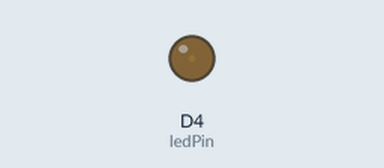
This sketch was run on a simulated ESP8266 (NodeMCU). Shown: output pins drawn as LEDs (lit = HIGH).

Above: at 0.05 s.
At 2.75 s:
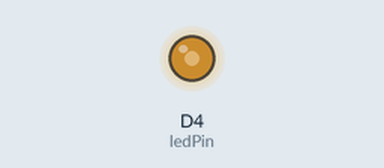
At 4.5 s:
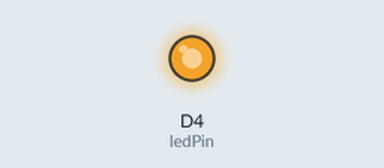
At 9.0 s:
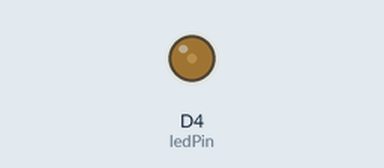
Timing chart, 0 to 13.0 s (numbered marks = the images above):
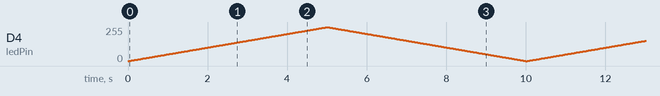

The sketch:

pwm.ino
```cpp
// Equivalences entre la notation des pins du ESP2866 Nodemcu
//
//  référence: pinout description
// https://github.com/anumby-source/RobotServiceJeunesse2024/tree/main/ESP8266%20Mini%2CNodeMCU#pins-esp8266-nodemcu-v3
//
//   les broches D1 .. D8 .. D12 correspondent aux GPIO<n> qui peuvent être configurées au choix en INPUT ou OUTPUT

#define D0 16  // D0 = GPIO16

#define D1 5   // D1 = GPIO5
#define D2 4   // D2 = GPIO4
#define D3 0   // D3 = GPIO0
#define D4 2   // D4 = GPIO2 (internal led)

#define P3V3_1 0
#define GND_1  0

#define D5 14  // D5 = GPIO14
#define D6 12  // D6 = GPIO12
#define D7 13  // D7 = GPIO13
#define D8 15  // D8 = GPIO15

#define D9  3   // D9 = GPIO3
#define D10 1   // D10 = GPIO1
#define D11 9   // D11 = GPIO9
#define D12 10  // D12 = GPI10

#define RX 3   // RX = GPIO3
#define TX 1   // TX = GPIO1

#define P3V3_2 0
#define GND_2  0

#define ADC    0
#define GND_3  0
#define VU     0

#define S3 10  // S3 = GPIO10      ESP8266 Nodemcu
#define S2 9   // S2 = GPIO9       ESP8266 Nodemcu
#define S1 8   // S1 = GPIO8       ESP8266 Nodemcu
#define SC 11  // SC = GPIO11      ESP8266 Nodemcu
#define S0 7   // S0 = GPIO7       ESP8266 Nodemcu
#define SK 6   // SK = GPIO6       ESP8266 Nodemcu

#define GND_4  0
#define GND_4  0


//
int pins[] = {D1, D2, D3, D4, D5, D6, D7, D8};
const size_t n = sizeof(pins) / sizeof(int);

const int ledPin = 2;

const int range = 1000;
const int freq = 40000; // 100 .. 40000

void setup() {
  analogWriteRange(range);
  analogWriteFreq(freq);
}

void loop() {
  // increase the LED brightness
  for(int dutyCycle = 0; dutyCycle < range; dutyCycle++){
    // changing the LED brightness with PWM
    analogWrite(ledPin, dutyCycle);
    delay(5);
  }

  // decrease the LED brightness
  for(int dutyCycle = range; dutyCycle > 0; dutyCycle--){
    // changing the LED brightness with PWM
    analogWrite(ledPin, dutyCycle);
    delay(5);
  }
}
```
